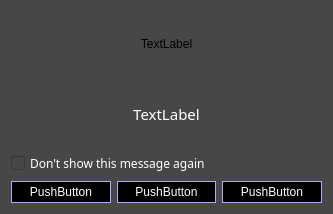
<?xml version="1.0" encoding="UTF-8"?>
<ui version="4.0">
 <class>TLSplashScreen</class>
 <widget class="QWidget" name="TLSplashScreen">
  <property name="windowModality">
   <enum>Qt::NonModal</enum>
  </property>
  <property name="geometry">
   <rect>
    <x>0</x>
    <y>0</y>
    <width>333</width>
    <height>214</height>
   </rect>
  </property>
  <property name="font">
   <font>
    <stylestrategy>PreferAntialias</stylestrategy>
   </font>
  </property>
  <property name="windowTitle">
   <string>Form</string>
  </property>
  <property name="windowOpacity">
   <double>0.800000000000000</double>
  </property>
  <property name="styleSheet">
   <string notr="true">background-color: rgb(71, 71, 71);
</string>
  </property>
  <layout class="QVBoxLayout" name="verticalLayout">
   <item>
    <widget class="QLabel" name="image">
     <property name="text">
      <string>TextLabel</string>
     </property>
     <property name="scaledContents">
      <bool>false</bool>
     </property>
     <property name="alignment">
      <set>Qt::AlignCenter</set>
     </property>
    </widget>
   </item>
   <item>
    <widget class="QLabel" name="text">
     <property name="font">
      <font>
       <family>Mukti Narrow</family>
       <pointsize>11</pointsize>
      </font>
     </property>
     <property name="styleSheet">
      <string notr="true">color: rgb(255, 255, 255);</string>
     </property>
     <property name="text">
      <string>TextLabel</string>
     </property>
     <property name="alignment">
      <set>Qt::AlignCenter</set>
     </property>
    </widget>
   </item>
   <item>
    <widget class="QCheckBox" name="checkBox">
     <property name="font">
      <font>
       <family>Mukti Narrow</family>
       <weight>50</weight>
       <bold>false</bold>
      </font>
     </property>
     <property name="styleSheet">
      <string notr="true">color: rgb(255, 255, 255);</string>
     </property>
     <property name="text">
      <string>Don't show this message again</string>
     </property>
    </widget>
   </item>
   <item>
    <layout class="QHBoxLayout" name="horizontalLayout">
     <property name="spacing">
      <number>6</number>
     </property>
     <item>
      <widget class="QPushButton" name="button0">
       <property name="sizePolicy">
        <sizepolicy hsizetype="Maximum" vsizetype="Fixed">
         <horstretch>0</horstretch>
         <verstretch>0</verstretch>
        </sizepolicy>
       </property>
       <property name="maximumSize">
        <size>
         <width>100</width>
         <height>16777215</height>
        </size>
       </property>
       <property name="styleSheet">
        <string notr="true">QPushButton
{
height:20px;
border-style: solid;
border-width: 1px;
color: rgb(255, 255, 255);
font: 10pt &quot;Mukti Narrow&quot;;
padding-left:15px;
padding-right:15px;
}
QPushButton::!pressed {
background-color: rgb(0, 0, 0);
border-color: rgb(170, 170, 255);
}
QPushButton::pressed {
background-color:#444448;
border-color: #fad100;
}</string>
       </property>
       <property name="text">
        <string>PushButton</string>
       </property>
      </widget>
     </item>
     <item>
      <widget class="QPushButton" name="button1">
       <property name="sizePolicy">
        <sizepolicy hsizetype="Maximum" vsizetype="Fixed">
         <horstretch>0</horstretch>
         <verstretch>0</verstretch>
        </sizepolicy>
       </property>
       <property name="maximumSize">
        <size>
         <width>100</width>
         <height>16777215</height>
        </size>
       </property>
       <property name="styleSheet">
        <string notr="true">QPushButton
{
height:20px;
border-style: solid;
border-width: 1px;
color: rgb(255, 255, 255);
font: 10pt &quot;Mukti Narrow&quot;;
padding-left:15px;
padding-right:15px;
}
QPushButton::!pressed {
background-color: rgb(0, 0, 0);
border-color: rgb(170, 170, 255);
}
QPushButton::pressed {
background-color:#444448;
border-color: #fad100;
}</string>
       </property>
       <property name="text">
        <string>PushButton</string>
       </property>
      </widget>
     </item>
     <item>
      <widget class="QPushButton" name="button2">
       <property name="sizePolicy">
        <sizepolicy hsizetype="Maximum" vsizetype="Fixed">
         <horstretch>0</horstretch>
         <verstretch>0</verstretch>
        </sizepolicy>
       </property>
       <property name="maximumSize">
        <size>
         <width>100</width>
         <height>16777215</height>
        </size>
       </property>
       <property name="styleSheet">
        <string notr="true">QPushButton
{
height:20px;
border-style: solid;
border-width: 1px;
color: rgb(255, 255, 255);
font: 10pt &quot;Mukti Narrow&quot;;
padding-left:15px;
padding-right:15px;
}
QPushButton::!pressed {
background-color: rgb(0, 0, 0);
border-color: rgb(170, 170, 255);
}
QPushButton::pressed {
background-color:#444448;
border-color: #fad100;
}</string>
       </property>
       <property name="text">
        <string>PushButton</string>
       </property>
      </widget>
     </item>
    </layout>
   </item>
  </layout>
 </widget>
 <resources/>
 <connections/>
</ui>
